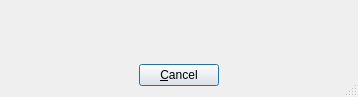
<ui version="4.0" >
 <class>GpgFindBase</class>
 <widget class="QDialog" name="GpgFindBase" >
  <property name="geometry" >
   <rect>
    <x>0</x>
    <y>0</y>
    <width>358</width>
    <height>97</height>
   </rect>
  </property>
  <property name="windowTitle" >
   <string>Find GPG</string>
  </property>
  <property name="sizeGripEnabled" >
   <bool>true</bool>
  </property>
  <layout class="QGridLayout" >
   <property name="margin" >
    <number>11</number>
   </property>
   <property name="spacing" >
    <number>6</number>
   </property>
   <item row="0" column="0" colspan="3" >
    <widget class="QLabel" name="lblPath" >
     <property name="sizePolicy" >
      <sizepolicy>
       <hsizetype>1</hsizetype>
       <vsizetype>7</vsizetype>
       <horstretch>0</horstretch>
       <verstretch>0</verstretch>
      </sizepolicy>
     </property>
     <property name="text" >
      <string/>
     </property>
     <property name="wordWrap" >
      <bool>false</bool>
     </property>
    </widget>
   </item>
   <item row="1" column="1" >
    <widget class="QPushButton" name="btnCancel" >
     <property name="text" >
      <string>&amp;Cancel</string>
     </property>
    </widget>
   </item>
   <item row="1" column="0" >
    <spacer>
     <property name="orientation" >
      <enum>Qt::Horizontal</enum>
     </property>
     <property name="sizeType" >
      <enum>QSizePolicy::Expanding</enum>
     </property>
     <property name="sizeHint" >
      <size>
       <width>20</width>
       <height>20</height>
      </size>
     </property>
    </spacer>
   </item>
   <item row="1" column="2" >
    <spacer>
     <property name="orientation" >
      <enum>Qt::Horizontal</enum>
     </property>
     <property name="sizeType" >
      <enum>QSizePolicy::Expanding</enum>
     </property>
     <property name="sizeHint" >
      <size>
       <width>20</width>
       <height>20</height>
      </size>
     </property>
    </spacer>
   </item>
  </layout>
 </widget>
 <pixmapfunction>qPixmapFromMimeSource</pixmapfunction>
 <resources/>
 <connections/>
</ui>
